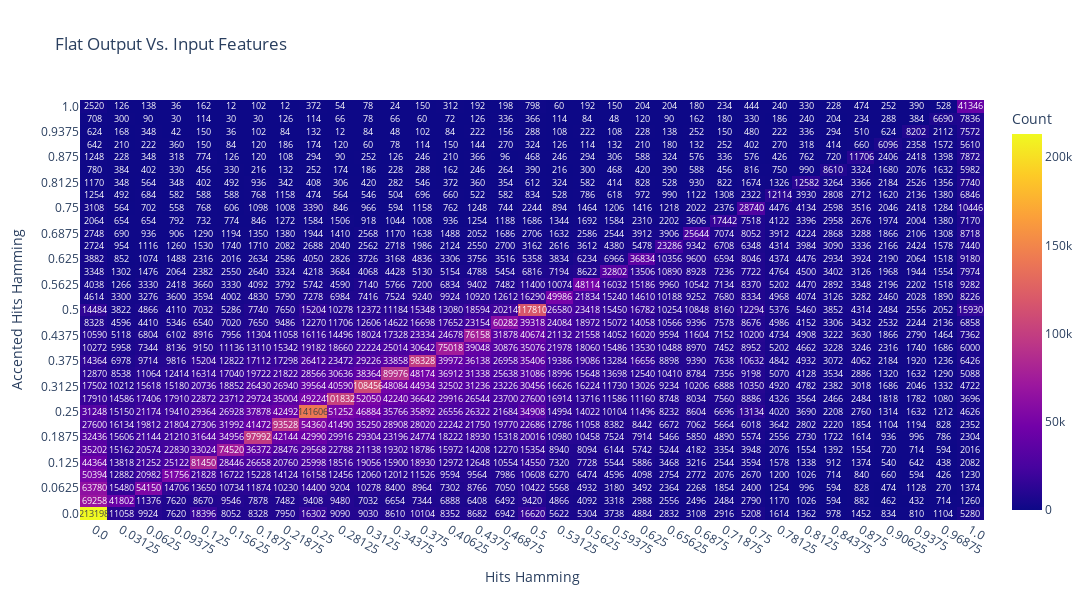

Notebook code for this chart:
### Code cell
plot_scatter_distribution(
    feat1=loaded_datasets["OF_Input Hamming"],
    feat2=loaded_datasets["OF_Input Hamming Accent"],
    xlabel="Hits Hamming",
    ylabel="Accented Hits Hamming",
    title="Flat Output Vs. Input Features"
)
create_heatmap_histogram_from_lists(
    feat1=loaded_datasets["OF_Input Hamming"],
    feat2=loaded_datasets["OF_Input Hamming Accent"],
    xlabel="Hits Hamming",
    ylabel="Accented Hits Hamming",
    title="Flat Output Vs. Input Features"
)

### Figure 1 — Plotly figure (JSON) as saved in the notebook; plotly's stock layout.template omitted (floating-point values rounded to 4 significant figures; data arrays with more than 128 entries replaced by an {"elided": "..."} marker saying what was removed)
{"data": [{"colorbar": {"title": {"text": "Count"}}, "colorscale": [[0.0, "#0d0887"], [0.1111, "#46039f"], [0.2222, "#7201a8"], [0.3333, "#9c179e"], [0.4444, "#bd3786"], [0.5556, "#d8576b"], [0.6667, "#ed7953"], [0.7778, "#fb9f3a"], [0.8889, "#fdca26"], [1.0, "#f0f921"]], "hovertemplate": "Hits Hamming: %{x}<br>Accented Hits Hamming: %{y}<br>Count: %{z}<extra></extra>", "showscale": true, "text": {"elided": "33x33 str values"}, "textfont": {"size": 9}, "texttemplate": "%{text}", "x": ["0.0", "0.03125", "0.0625", "0.09375", "0.125", "0.15625", "0.1875", "0.21875", "0.25", "0.28125", "0.3125", "0.34375", "0.375", "0.40625", "0.4375", "0.46875", "0.5", "0.53125", "0.5625", "0.59375", "0.625", "0.65625", "0.6875", "0.71875", "0.75", "0.78125", "0.8125", "0.84375", "0.875", "0.90625", "0.9375", "0.96875", "1.0"], "y": ["0.0", "0.03125", "0.0625", "0.09375", "0.125", "0.15625", "0.1875", "0.21875", "0.25", "0.28125", "0.3125", "0.34375", "0.375", "0.40625", "0.4375", "0.46875", "0.5", "0.53125", "0.5625", "0.59375", "0.625", "0.65625", "0.6875", "0.71875", "0.75", "0.78125", "0.8125", "0.84375", "0.875", "0.90625", "0.9375", "0.96875", "1.0"], "z": {"elided": "33x33 int values"}, "type": "heatmap"}], "layout": {"title": {"text": "Flat Output Vs. Input Features"}, "xaxis": {"title": {"text": "Hits Hamming"}}, "yaxis": {"title": {"text": "Accented Hits Hamming"}}, "width": 1200, "height": 600}}
